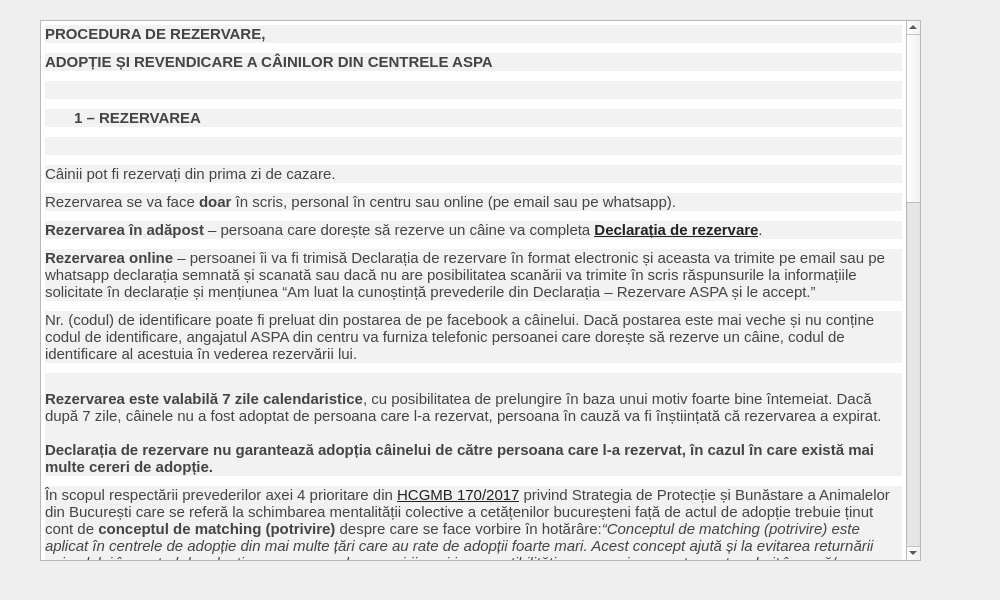
<?xml version="1.0" encoding="UTF-8"?>
<ui version="4.0">
 <class>AdoptareInfo</class>
 <widget class="QDialog" name="AdoptareInfo">
  <property name="geometry">
   <rect>
    <x>0</x>
    <y>0</y>
    <width>1000</width>
    <height>600</height>
   </rect>
  </property>
  <property name="windowTitle">
   <string>Dialog</string>
  </property>
  <property name="styleSheet">
   <string notr="true">#AdoptareInfo{

	border-image: url(:/img/istockphoto-1163775073-612x612.jpg);

}</string>
  </property>
  <widget class="QTextEdit" name="textEdit">
   <property name="geometry">
    <rect>
     <x>40</x>
     <y>20</y>
     <width>881</width>
     <height>541</height>
    </rect>
   </property>
   <property name="html">
    <string>&lt;!DOCTYPE HTML PUBLIC &quot;-//W3C//DTD HTML 4.0//EN&quot; &quot;http://www.w3.org/TR/REC-html40/strict.dtd&quot;&gt;
&lt;html&gt;&lt;head&gt;&lt;meta name=&quot;qrichtext&quot; content=&quot;1&quot; /&gt;&lt;meta charset=&quot;utf-8&quot; /&gt;&lt;style type=&quot;text/css&quot;&gt;
p, li { white-space: pre-wrap; }
&lt;/style&gt;&lt;/head&gt;&lt;body style=&quot; font-family:'Segoe UI'; font-size:9pt; font-weight:400; font-style:normal;&quot;&gt;
&lt;p style=&quot; margin-top:0px; margin-bottom:10px; margin-left:0px; margin-right:0px; -qt-block-indent:0; text-indent:0px; background-color:#f2f2f2;&quot;&gt;&lt;span style=&quot; font-family:'Merriweather'; font-size:15px; font-weight:700; color:#444444;&quot;&gt;PROCEDURA DE REZERVARE,&lt;/span&gt;&lt;/p&gt;
&lt;p style=&quot; margin-top:0px; margin-bottom:10px; margin-left:0px; margin-right:0px; -qt-block-indent:0; text-indent:0px; background-color:#f2f2f2;&quot;&gt;&lt;span style=&quot; font-family:'Merriweather'; font-size:15px; font-weight:700; color:#444444;&quot;&gt;ADOPȚIE ȘI REVENDICARE A CÂINILOR DIN CENTRELE ASPA&lt;/span&gt;&lt;/p&gt;
&lt;p style=&quot; margin-top:0px; margin-bottom:10px; margin-left:0px; margin-right:0px; -qt-block-indent:0; text-indent:0px; background-color:#f2f2f2;&quot;&gt;&lt;span style=&quot; font-family:'Merriweather'; font-size:15px; font-weight:700; color:#444444;&quot;&gt; &lt;/span&gt;&lt;/p&gt;
&lt;p style=&quot; margin-top:0px; margin-bottom:10px; margin-left:0px; margin-right:0px; -qt-block-indent:0; text-indent:0px; background-color:#f2f2f2;&quot;&gt;&lt;span style=&quot; font-family:'Merriweather'; font-size:15px; font-weight:700; color:#444444;&quot;&gt;       1 – REZERVAREA&lt;/span&gt;&lt;/p&gt;
&lt;p style=&quot; margin-top:0px; margin-bottom:10px; margin-left:0px; margin-right:0px; -qt-block-indent:0; text-indent:0px; background-color:#f2f2f2;&quot;&gt;&lt;span style=&quot; font-family:'Merriweather'; font-size:15px; color:#444444; background-color:#f2f2f2;&quot;&gt; &lt;/span&gt;&lt;/p&gt;
&lt;p style=&quot; margin-top:0px; margin-bottom:10px; margin-left:0px; margin-right:0px; -qt-block-indent:0; text-indent:0px; background-color:#f2f2f2;&quot;&gt;&lt;span style=&quot; font-family:'Merriweather'; font-size:15px; color:#444444; background-color:#f2f2f2;&quot;&gt;Câinii pot fi rezervați din prima zi de cazare.&lt;/span&gt;&lt;/p&gt;
&lt;p style=&quot; margin-top:0px; margin-bottom:10px; margin-left:0px; margin-right:0px; -qt-block-indent:0; text-indent:0px; background-color:#f2f2f2;&quot;&gt;&lt;span style=&quot; font-family:'Merriweather'; font-size:15px; color:#444444; background-color:#f2f2f2;&quot;&gt;Rezervarea se va face&lt;/span&gt;&lt;span style=&quot; font-family:'Merriweather'; font-size:15px; color:#444444;&quot;&gt; &lt;/span&gt;&lt;span style=&quot; font-family:'Merriweather'; font-size:15px; font-weight:700; color:#444444;&quot;&gt;doar&lt;/span&gt;&lt;span style=&quot; font-family:'Merriweather'; font-size:15px; color:#444444;&quot;&gt; în scris, personal în centru sau online (pe email sau pe whatsapp).&lt;/span&gt;&lt;/p&gt;
&lt;p style=&quot; margin-top:0px; margin-bottom:10px; margin-left:0px; margin-right:0px; -qt-block-indent:0; text-indent:0px; background-color:#f2f2f2;&quot;&gt;&lt;span style=&quot; font-family:'Merriweather'; font-size:15px; font-weight:700; color:#444444;&quot;&gt;Rezervarea în adăpost&lt;/span&gt;&lt;span style=&quot; font-family:'Merriweather'; font-size:15px; color:#444444;&quot;&gt; – persoana care dorește să rezerve un câine va completa &lt;/span&gt;&lt;a href=&quot;http://aspa.ro/wp-content/uploads/2020/08/Declaratie-Rezervare.pdf&quot;&gt;&lt;span style=&quot; font-family:'Merriweather'; font-size:15px; font-weight:700; text-decoration: underline; color:#222222; background-color:transparent;&quot;&gt;Declarația de rezervare&lt;/span&gt;&lt;/a&gt;&lt;span style=&quot; font-family:'Merriweather'; font-size:15px; color:#444444;&quot;&gt;.&lt;/span&gt;&lt;/p&gt;
&lt;p style=&quot; margin-top:0px; margin-bottom:10px; margin-left:0px; margin-right:0px; -qt-block-indent:0; text-indent:0px; background-color:#f2f2f2;&quot;&gt;&lt;span style=&quot; font-family:'Merriweather'; font-size:15px; font-weight:700; color:#444444;&quot;&gt;Rezervarea online&lt;/span&gt;&lt;span style=&quot; font-family:'Merriweather'; font-size:15px; color:#444444;&quot;&gt; – persoanei îi va fi trimisă Declarația de rezervare în format electronic și aceasta va trimite pe email sau pe whatsapp declarația semnată și scanată sau dacă nu are posibilitatea scanării va trimite în scris răspunsurile la informațiile solicitate în declarație și mențiunea “Am luat la cunoștință prevederile din Declarația – Rezervare ASPA și le accept.”&lt;/span&gt;&lt;/p&gt;
&lt;p style=&quot; margin-top:0px; margin-bottom:10px; margin-left:0px; margin-right:0px; -qt-block-indent:0; text-indent:0px; background-color:#f2f2f2;&quot;&gt;&lt;span style=&quot; font-family:'Merriweather'; font-size:15px; color:#444444; background-color:#f2f2f2;&quot;&gt;Nr. (codul) de identificare poate fi preluat din postarea de pe facebook a câinelui. Dacă postarea este mai veche și nu conține codul de identificare, angajatul ASPA din centru va furniza telefonic persoanei care dorește să rezerve un câine, codul de identificare al acestuia în vederea rezervării lui.&lt;/span&gt;&lt;/p&gt;
&lt;p style=&quot; margin-top:0px; margin-bottom:10px; margin-left:0px; margin-right:0px; -qt-block-indent:0; text-indent:0px; background-color:#f2f2f2;&quot;&gt;&lt;span style=&quot; font-family:'Merriweather'; font-size:15px; font-weight:700; color:#444444;&quot;&gt;&lt;br /&gt;Rezervarea este valabilă 7 zile calendaristice&lt;/span&gt;&lt;span style=&quot; font-family:'Merriweather'; font-size:15px; color:#444444;&quot;&gt;, cu posibilitatea de prelungire în baza unui motiv foarte bine întemeiat. Dacă după 7 zile, câinele nu a fost adoptat de persoana care l-a rezervat, persoana în cauză va fi înștiințată că rezervarea a expirat.&lt;br /&gt;&lt;/span&gt;&lt;span style=&quot; font-family:'Merriweather'; font-size:15px; font-weight:700; color:#444444;&quot;&gt;&lt;br /&gt;Declarația de rezervare nu garantează adopția câinelui de către persoana care l-a rezervat, în cazul în care există mai multe cereri de adopție.&lt;/span&gt;&lt;/p&gt;
&lt;p style=&quot; margin-top:0px; margin-bottom:10px; margin-left:0px; margin-right:0px; -qt-block-indent:0; text-indent:0px; background-color:#f2f2f2;&quot;&gt;&lt;span style=&quot; font-family:'Merriweather'; font-size:15px; color:#444444; background-color:#f2f2f2;&quot;&gt;În scopul respectării prevederilor axei 4 prioritare din&lt;/span&gt;&lt;span style=&quot; font-family:'Merriweather'; font-size:15px; color:#444444;&quot;&gt; &lt;/span&gt;&lt;a href=&quot;http://aspa.ro/wp-content/uploads/2019/11/AnexaHCGMB170_2017-1.pdf&quot;&gt;&lt;span style=&quot; font-family:'Merriweather'; font-size:15px; text-decoration: underline; color:#222222; background-color:transparent;&quot;&gt;HCGMB 170/2017&lt;/span&gt;&lt;/a&gt;&lt;span style=&quot; font-family:'Merriweather'; font-size:15px; color:#444444;&quot;&gt; privind Strategia de Protecție și Bunăstare a Animalelor din București care se referă la schimbarea mentalității colective a cetățenilor bucureșteni față de actul de adopție trebuie ținut cont de &lt;/span&gt;&lt;span style=&quot; font-family:'Merriweather'; font-size:15px; font-weight:700; color:#444444;&quot;&gt;conceptul de matching (potrivire) &lt;/span&gt;&lt;span style=&quot; font-family:'Merriweather'; font-size:15px; color:#444444;&quot;&gt;despre care se face vorbire în hotărâre:&lt;/span&gt;&lt;span style=&quot; font-family:'Merriweather'; font-size:15px; font-style:italic; color:#444444;&quot;&gt;“Conceptul de matching (potrivire) este aplicat în centrele de adopție din mai multe țări care au rate de adopții foarte mari. Acest concept ajută și la evitarea returnării animalului în centrul de adopție ca urmare a descoperirii unei incompatibilități sau a unui comportament nedorit în casă/apartament pentru evitarea fenomenelor frecvente de reabandon.”&lt;/span&gt;&lt;/p&gt;
&lt;p style=&quot; margin-top:0px; margin-bottom:10px; margin-left:0px; margin-right:0px; -qt-block-indent:0; text-indent:0px; background-color:#f2f2f2;&quot;&gt;&lt;span style=&quot; font-family:'Merriweather'; font-size:15px; color:#444444; background-color:#f2f2f2;&quot;&gt;Prin urmare, dacă pentru un câine există mai multe solicitări, vor putea fi preluate mai multe declarații de rezervări și va fi aplicat conceptul de matching (potrivire).&lt;/span&gt;&lt;/p&gt;
&lt;p style=&quot; margin-top:0px; margin-bottom:10px; margin-left:0px; margin-right:0px; -qt-block-indent:0; text-indent:0px; background-color:#f2f2f2;&quot;&gt;&lt;span style=&quot; font-family:'Merriweather'; font-size:15px; color:#444444; background-color:#f2f2f2;&quot;&gt;Asta înseamnă că potențialilor adoptatori li se vor cere informații suplimentare precum – poze de la locația în care va locui câinele, poze și informații cu celelalte animale ale familiei (dacă există), informații despre experiența adoptatorului cu câinii, motivul pentru care persoana în cauză își dorește să adopte câinele respectiv, ce va face cu câinele când va pleca în concedii, dacă este adoptatorul final sau intermediar și orice alte informații care ar putea ajuta la identificarea celui mai potrivit adoptator pentru câine. ASPA va decide ulterior ce persoană/familie va adopta câinele în funcție de răspunsurile la întrebările/informațiile solicitate, menționate mai sus.&lt;/span&gt;&lt;/p&gt;
&lt;p style=&quot; margin-top:0px; margin-bottom:10px; margin-left:0px; margin-right:0px; -qt-block-indent:0; text-indent:0px; background-color:#f2f2f2;&quot;&gt;&lt;span style=&quot; font-family:'Merriweather'; font-size:15px; font-weight:700; color:#444444;&quot;&gt;Dacă vor exista cereri de adopție finală și cereri pentru intermedierea unei adopții finale, prioritate vor avea cererile de adopție finală.&lt;/span&gt;&lt;/p&gt;
&lt;p style=&quot; margin-top:0px; margin-bottom:10px; margin-left:0px; margin-right:0px; -qt-block-indent:0; text-indent:0px; background-color:#f2f2f2;&quot;&gt;&lt;span style=&quot; font-family:'Merriweather'; font-size:15px; color:#444444; background-color:#f2f2f2;&quot;&gt; &lt;/span&gt;&lt;/p&gt;
&lt;p style=&quot; margin-top:0px; margin-bottom:10px; margin-left:0px; margin-right:0px; -qt-block-indent:0; text-indent:0px; background-color:#f2f2f2;&quot;&gt;&lt;span style=&quot; font-family:'Merriweather'; font-size:15px; font-weight:700; color:#444444;&quot;&gt;       2 – REVENDICAREA&lt;/span&gt;&lt;/p&gt;
&lt;p style=&quot; margin-top:0px; margin-bottom:10px; margin-left:0px; margin-right:0px; -qt-block-indent:0; text-indent:0px; background-color:#f2f2f2;&quot;&gt;&lt;span style=&quot; font-family:'Merriweather'; font-size:15px; color:#444444; background-color:#f2f2f2;&quot;&gt; &lt;/span&gt;&lt;/p&gt;
&lt;p style=&quot; margin-top:0px; margin-bottom:10px; margin-left:0px; margin-right:0px; -qt-block-indent:0; text-indent:0px; background-color:#f2f2f2;&quot;&gt;&lt;span style=&quot; font-family:'Merriweather'; font-size:15px; color:#444444; background-color:#f2f2f2;&quot;&gt;Din bazele ASPA pot fi revendicați doar câinii microcipați și înregistrați în RECS.&lt;/span&gt;&lt;span style=&quot; font-family:'Merriweather'; font-size:15px; color:#444444;&quot;&gt;&lt;br /&gt;&lt;/span&gt;&lt;a href=&quot;http://legislatie.just.ro/Public/DetaliiDocument/32682&quot;&gt;&lt;span style=&quot; font-family:'Merriweather'; font-size:15px; text-decoration: underline; color:#222222; background-color:transparent;&quot;&gt;OUG 155/2001&lt;/span&gt;&lt;/a&gt;&lt;span style=&quot; font-family:'Merriweather'; font-size:15px; color:#444444;&quot;&gt; și &lt;/span&gt;&lt;a href=&quot;http://legislatie.just.ro/Public/DetaliiDocument/154054&quot;&gt;&lt;span style=&quot; font-family:'Merriweather'; font-size:15px; text-decoration: underline; color:#222222; background-color:transparent;&quot;&gt;HG 1059/2013&lt;/span&gt;&lt;/a&gt;&lt;span style=&quot; font-family:'Merriweather'; font-size:15px; color:#444444;&quot;&gt; nu specifică un document anume pentru revendicare, însă acest proces presupune înapoierea câinilor proprietarilor care fac dovada proprietații prin cartea de identitate ale căror date trebuie să coincidă cu datele înregistrate în RECS.&lt;/span&gt;&lt;/p&gt;
&lt;p style=&quot; margin-top:0px; margin-bottom:10px; margin-left:0px; margin-right:0px; -qt-block-indent:0; text-indent:0px; background-color:#f2f2f2;&quot;&gt;&lt;span style=&quot; font-family:'Merriweather'; font-size:15px; color:#444444; background-color:#f2f2f2;&quot;&gt;Pentru revendincare, proprietarul va semna&lt;/span&gt;&lt;span style=&quot; font-family:'Merriweather'; font-size:15px; color:#444444;&quot;&gt; &lt;/span&gt;&lt;a href=&quot;http://aspa.ro/wp-content/uploads/2020/08/Formulare-adoptie-revendicare.pdf&quot;&gt;&lt;span style=&quot; font-family:'Merriweather'; font-size:15px; text-decoration: underline; color:#222222; background-color:transparent;&quot;&gt;Formularul de adopție/revendicare&lt;/span&gt;&lt;/a&gt;&lt;span style=&quot; font-family:'Merriweather'; font-size:15px; color:#444444;&quot;&gt; prevăzut de legislația în vigoare și &lt;/span&gt;&lt;a href=&quot;http://aspa.ro/wp-content/uploads/2020/08/Consimtamant-GDPR.pdf&quot;&gt;&lt;span style=&quot; font-family:'Merriweather'; font-size:15px; text-decoration: underline; color:#222222; background-color:transparent;&quot;&gt;Consimțământul pentru protecția datelor personale&lt;/span&gt;&lt;/a&gt;&lt;span style=&quot; font-family:'Merriweather'; font-size:15px; color:#444444;&quot;&gt;.&lt;/span&gt;&lt;/p&gt;
&lt;p style=&quot; margin-top:0px; margin-bottom:10px; margin-left:0px; margin-right:0px; -qt-block-indent:0; text-indent:0px; background-color:#f2f2f2;&quot;&gt;&lt;span style=&quot; font-family:'Merriweather'; font-size:15px; color:#444444; background-color:#f2f2f2;&quot;&gt;Potrivit HG 1059/2013, în cazul în care un câine este identificat cu microcip înregistrat în RECS, angajatul din baza ASPA va contacta proprietarul câinelui în maximum 24 de ore de la intrarea câinelui în adăpost, “&lt;/span&gt;&lt;span style=&quot; font-family:'Merriweather'; font-size:15px; font-style:italic; color:#444444;&quot;&gt;prin telefon, e-mail sau prin alte mijloace în baza datelor înregistrate în RECS”,&lt;/span&gt;&lt;span style=&quot; font-family:'Merriweather'; font-size:15px; color:#444444;&quot;&gt; pentru a-l informa de modalitatea de revendicare de la ASPA.&lt;/span&gt;&lt;/p&gt;
&lt;p style=&quot; margin-top:0px; margin-bottom:10px; margin-left:0px; margin-right:0px; -qt-block-indent:0; text-indent:0px; background-color:#f2f2f2;&quot;&gt;&lt;span style=&quot; font-family:'Merriweather'; font-size:15px; color:#444444; background-color:#f2f2f2;&quot;&gt;Potrivit Ord. ANSVSA  nr. 1 din 7 ianuarie 2014 actualizat în 2019, art. 11 dacă microcipul nu este înregistrat în RECS, ASPA are obligația de a informa CMV și ANSVSA.&lt;/span&gt;&lt;/p&gt;
&lt;p style=&quot; margin-top:0px; margin-bottom:10px; margin-left:0px; margin-right:0px; -qt-block-indent:0; text-indent:0px; background-color:#f2f2f2;&quot;&gt;&lt;span style=&quot; font-family:'Merriweather'; font-size:15px; color:#444444; background-color:#f2f2f2;&quot;&gt;Potrivit legii, câinii pot fi revendicați&lt;/span&gt;&lt;span style=&quot; font-family:'Merriweather'; font-size:15px; color:#444444;&quot;&gt; &lt;/span&gt;&lt;span style=&quot; font-family:'Merriweather'; font-size:15px; font-weight:700; color:#444444;&quot;&gt;doar&lt;/span&gt;&lt;span style=&quot; font-family:'Merriweather'; font-size:15px; color:#444444;&quot;&gt; după ce aceștia au fost consultați de medicul veterinar, sterilizați, vaccinați antirabic și deparazitați. Puii, adulții cu probleme de sănătate, câinii seniori, câinii utilitari și cei cu pedigree pot fi revendicați fără a fi sterilizați.&lt;/span&gt;&lt;/p&gt;
&lt;p style=&quot; margin-top:0px; margin-bottom:10px; margin-left:0px; margin-right:0px; -qt-block-indent:0; text-indent:0px; background-color:#f2f2f2;&quot;&gt;&lt;span style=&quot; font-family:'Merriweather'; font-size:15px; color:#444444; background-color:#f2f2f2;&quot;&gt;Potrivit HG 1059/2013, art. 20&lt;/span&gt;&lt;span style=&quot; font-family:'Merriweather'; font-size:15px; color:#444444;&quot;&gt; &lt;/span&gt;&lt;span style=&quot; font-family:'Merriweather'; font-size:15px; font-style:italic; color:#444444;&quot;&gt;“în vederea recuperării câinilor revendicaţi, proprietarii vor achita contravaloarea sumelor cheltuite pe perioada staţionării acestora în adăpost, în cuantumul stabilit prin hotărârea consiliului local, respectiv prin Hotărârea Consiliului General al Municipiului Bucureşti”&lt;/span&gt;&lt;span style=&quot; font-family:'Merriweather'; font-size:15px; color:#444444;&quot;&gt;. Ținând cont de faptul că nu există o astfel de hotărâre a CGMB după anul 2013 care să stabilească sumele ce trebuie achitate, revendicarea câinilor se va face cu titlu gratuit, contravaloarea cheltuielilor pentru perioada staţionării acestora în adăpost fiind suportată de către ASPA.&lt;/span&gt;&lt;/p&gt;
&lt;p style=&quot; margin-top:0px; margin-bottom:10px; margin-left:0px; margin-right:0px; -qt-block-indent:0; text-indent:0px; background-color:#f2f2f2;&quot;&gt;&lt;span style=&quot; font-family:'Merriweather'; font-size:15px; color:#444444; background-color:#f2f2f2;&quot;&gt; &lt;/span&gt;&lt;/p&gt;
&lt;p style=&quot; margin-top:0px; margin-bottom:10px; margin-left:0px; margin-right:0px; -qt-block-indent:0; text-indent:0px; background-color:#f2f2f2;&quot;&gt;&lt;span style=&quot; font-family:'Merriweather'; font-size:15px; color:#444444; background-color:#f2f2f2;&quot;&gt;Câinii ai căror proprietari nu s-au prezentat ȋn vederea revendicării în termenul legal de 7 zile lucrătoare, vor deveni disponibili pentru adopție începând cu a 8-a zi lucrătoare.&lt;/span&gt;&lt;span style=&quot; font-family:'Merriweather'; font-size:15px; color:#444444;&quot;&gt;&lt;br /&gt;Dacă proprietarul de drept dorește să revendice câinele după cele 7 zile lucrătoare iar câinele a fost între timp rezervat pentru adopție, potrivit art. 21 HG 1059/2013 revendicarea are prioritate în fața cererii de adopție.&lt;br /&gt;Dacă patrupedul prezintă semne că nu a fost bine îngrijit de proprietar (are răni, este slab, are afecțiuni, stare de sănătate precară), personalul ASPA va notifica în scris Serviciul Poliția Animalelor din cadrul DGPLCMB sau poliția națională și va menține câinele în adăpost până la soluționarea cazului.&lt;/span&gt;&lt;/p&gt;
&lt;p style=&quot; margin-top:0px; margin-bottom:10px; margin-left:0px; margin-right:0px; -qt-block-indent:0; text-indent:0px; background-color:#f2f2f2;&quot;&gt;&lt;span style=&quot; font-family:'Merriweather'; font-size:15px; color:#444444; background-color:#f2f2f2;&quot;&gt; &lt;/span&gt;&lt;/p&gt;
&lt;p style=&quot; margin-top:0px; margin-bottom:10px; margin-left:0px; margin-right:0px; -qt-block-indent:0; text-indent:0px; background-color:#f2f2f2;&quot;&gt;&lt;span style=&quot; font-family:'Merriweather'; font-size:15px; font-weight:700; color:#444444;&quot;&gt;       3 – ADOPȚIA&lt;/span&gt;&lt;/p&gt;
&lt;p style=&quot; margin-top:0px; margin-bottom:10px; margin-left:0px; margin-right:0px; -qt-block-indent:0; text-indent:0px; background-color:#f2f2f2;&quot;&gt;&lt;span style=&quot; font-family:'Merriweather'; font-size:15px; color:#444444; background-color:#f2f2f2;&quot;&gt; &lt;/span&gt;&lt;/p&gt;
&lt;p style=&quot; margin-top:0px; margin-bottom:10px; margin-left:0px; margin-right:0px; -qt-block-indent:0; text-indent:0px; background-color:#f2f2f2;&quot;&gt;&lt;span style=&quot; font-family:'Merriweather'; font-size:15px; color:#444444; background-color:#f2f2f2;&quot;&gt;Câinii neidentificați prin microcip și neînregistrați în RECS sunt considerați câini fără stăpân conform ord. ANSVSA nr.1/2014 art. 4 alin (2).&lt;/span&gt;&lt;/p&gt;
&lt;p style=&quot; margin-top:0px; margin-bottom:10px; margin-left:0px; margin-right:0px; -qt-block-indent:0; text-indent:0px; background-color:#f2f2f2;&quot;&gt;&lt;span style=&quot; font-family:'Merriweather'; font-size:15px; color:#444444; background-color:#f2f2f2;&quot;&gt;Potrivit&lt;/span&gt;&lt;span style=&quot; font-family:'Merriweather'; font-size:15px; color:#444444;&quot;&gt; &lt;/span&gt;&lt;a href=&quot;http://legislatie.just.ro/Public/DetaliiDocument/154054&quot;&gt;&lt;span style=&quot; font-family:'Merriweather'; font-size:15px; text-decoration: underline; color:#222222; background-color:transparent;&quot;&gt;HG 1059/2013&lt;/span&gt;&lt;/a&gt;&lt;span style=&quot; font-family:'Merriweather'; font-size:15px; color:#444444;&quot;&gt;, &lt;/span&gt;&lt;span style=&quot; font-family:'Merriweather'; font-size:15px; font-weight:700; color:#444444;&quot;&gt;adopția este gratuită&lt;/span&gt;&lt;span style=&quot; font-family:'Merriweather'; font-size:15px; color:#444444;&quot;&gt; și câinii pot fi adoptați &lt;/span&gt;&lt;span style=&quot; font-family:'Merriweather'; font-size:15px; font-weight:700; color:#444444;&quot;&gt;doar&lt;/span&gt;&lt;span style=&quot; font-family:'Merriweather'; font-size:15px; color:#444444;&quot;&gt; după ce au fost consultați de medicul veterinar, microcipați, sterilizați, vaccinați antirabic și deparazitați. Puii, adulții cu probleme de sănătate, câinii seniori, câinii utilitari și cei cu pedigree, cu mențiunea motivului în carnetul de sănătate și în Fișa medicală a câinelui.&lt;/span&gt;&lt;/p&gt;
&lt;p style=&quot; margin-top:0px; margin-bottom:10px; margin-left:0px; margin-right:0px; -qt-block-indent:0; text-indent:0px; background-color:#f2f2f2;&quot;&gt;&lt;span style=&quot; font-family:'Merriweather'; font-size:15px; color:#444444; background-color:#f2f2f2;&quot;&gt;Adoptatorul va semna&lt;/span&gt;&lt;span style=&quot; font-family:'Merriweather'; font-size:15px; color:#444444;&quot;&gt; &lt;/span&gt;&lt;a href=&quot;http://aspa.ro/wp-content/uploads/2020/08/Formulare-adoptie-revendicare.pdf&quot;&gt;&lt;span style=&quot; font-family:'Merriweather'; font-size:15px; text-decoration: underline; color:#222222; background-color:transparent;&quot;&gt;Formularul de adopție/revendicare&lt;/span&gt;&lt;/a&gt;&lt;span style=&quot; font-family:'Merriweather'; font-size:15px; color:#444444;&quot;&gt; prevăzut de legislația în vigoare și &lt;/span&gt;&lt;a href=&quot;http://aspa.ro/wp-content/uploads/2020/08/Consimtamant-GDPR.pdf&quot;&gt;&lt;span style=&quot; font-family:'Merriweather'; font-size:15px; text-decoration: underline; color:#222222; background-color:transparent;&quot;&gt;Consimțământul pentru protecția datelor personale&lt;/span&gt;&lt;/a&gt;&lt;span style=&quot; font-family:'Merriweather'; font-size:15px; color:#444444;&quot;&gt;.&lt;/span&gt;&lt;/p&gt;
&lt;p style=&quot; margin-top:0px; margin-bottom:10px; margin-left:0px; margin-right:0px; -qt-block-indent:0; text-indent:0px; background-color:#f2f2f2;&quot;&gt;&lt;span style=&quot; font-family:'Merriweather'; font-size:15px; color:#444444; background-color:#f2f2f2;&quot;&gt;Adopția câinilor poate fi făcută atât de persoane fizice cât și de persoane juridice.&lt;/span&gt;&lt;/p&gt;
&lt;p style=&quot; margin-top:0px; margin-bottom:10px; margin-left:0px; margin-right:0px; -qt-block-indent:0; text-indent:0px; background-color:#f2f2f2;&quot;&gt;&lt;span style=&quot; font-family:'Merriweather'; font-size:15px; color:#444444; background-color:#f2f2f2;&quot;&gt;Potrivit&lt;/span&gt;&lt;span style=&quot; font-family:'Merriweather'; font-size:15px; color:#444444;&quot;&gt; &lt;/span&gt;&lt;a href=&quot;http://legislatie.just.ro/Public/DetaliiDocument/32682&quot;&gt;&lt;span style=&quot; font-family:'Merriweather'; font-size:15px; text-decoration: underline; color:#222222; background-color:transparent;&quot;&gt;OUG 155/2001 art. 8&lt;/span&gt;&lt;/a&gt;&lt;span style=&quot; font-family:'Merriweather'; font-size:15px; color:#444444;&quot;&gt;, adopția câinilor din centrele ASPA de către persoane fizice (vârsta peste 18 ani) se realizează cu prezentarea următoarelor documente:&lt;/span&gt;&lt;/p&gt;
&lt;ul style=&quot;margin-top: 0px; margin-bottom: 0px; margin-left: 0px; margin-right: 0px; -qt-list-indent: 1;&quot;&gt;&lt;li style=&quot; font-family:'Merriweather'; font-size:15px; color:#444444; background-color:#f2f2f2;&quot; style=&quot; margin-top:0px; margin-bottom:0px; margin-left:0px; margin-right:0px; -qt-block-indent:0; text-indent:0px;&quot;&gt;&lt;span style=&quot; font-size:15px;&quot;&gt;copia dovezii spațiului din care să rezulte condițiile corespunzătoare de creștere și adăpostire a câinilor (exemplu: contractul casei, contractul unui teren etc.);&lt;/span&gt;&lt;/li&gt;
&lt;li style=&quot; font-family:'Merriweather'; font-size:15px; color:#444444; background-color:#f2f2f2;&quot; style=&quot; margin-top:0px; margin-bottom:0px; margin-left:0px; margin-right:0px; -qt-block-indent:0; text-indent:0px;&quot;&gt;&lt;span style=&quot; font-size:15px;&quot;&gt;copia dovezii resurselor materiale pentru creșterea și întreținerea câinilor (exemplu: adeverință venit, extras de cont bancar, fluturaș salariu, talon pensie, etc.);&lt;/span&gt;&lt;/li&gt;
&lt;li style=&quot; font-family:'Merriweather'; font-size:15px; color:#444444; background-color:#f2f2f2;&quot; style=&quot; margin-top:0px; margin-bottom:0px; margin-left:0px; margin-right:0px; -qt-block-indent:0; text-indent:0px;&quot;&gt;&lt;span style=&quot; font-size:15px;&quot;&gt;copia CI;&lt;/span&gt;&lt;/li&gt;
&lt;li style=&quot; font-family:'Merriweather'; font-size:15px; color:#444444; background-color:#f2f2f2;&quot; style=&quot; margin-top:0px; margin-bottom:10px; margin-left:0px; margin-right:0px; -qt-block-indent:0; text-indent:0px;&quot;&gt;&lt;span style=&quot; font-size:15px;&quot;&gt;acordul asociației de proprietari sau, după caz, a vecinilor, în cazul adoptării a mai mult de 2 câini (valabil pentru persoanele care locuiesc la bloc).&lt;/span&gt;&lt;/li&gt;&lt;/ul&gt;
&lt;p style=&quot; margin-top:0px; margin-bottom:10px; margin-left:0px; margin-right:0px; -qt-block-indent:0; text-indent:0px; background-color:#f2f2f2;&quot;&gt;&lt;span style=&quot; font-family:'Merriweather'; font-size:15px; color:#444444; background-color:#f2f2f2;&quot;&gt; &lt;/span&gt;&lt;/p&gt;
&lt;p style=&quot; margin-top:0px; margin-bottom:10px; margin-left:0px; margin-right:0px; -qt-block-indent:0; text-indent:0px; background-color:#f2f2f2;&quot;&gt;&lt;span style=&quot; font-family:'Merriweather'; font-size:15px; color:#444444; background-color:#f2f2f2;&quot;&gt;Persoanele fizice (vârsta peste 18 ani) care adoptă în numele unei terțe persoane trebuie să prezinte:&lt;/span&gt;&lt;/p&gt;
&lt;p style=&quot; margin-top:0px; margin-bottom:10px; margin-left:0px; margin-right:0px; -qt-block-indent:0; text-indent:0px; background-color:#f2f2f2;&quot;&gt;&lt;span style=&quot; font-family:'Merriweather'; font-size:15px; color:#444444; background-color:#f2f2f2;&quot;&gt; &lt;/span&gt;&lt;/p&gt;
&lt;ul style=&quot;margin-top: 0px; margin-bottom: 0px; margin-left: 0px; margin-right: 0px; -qt-list-indent: 1;&quot;&gt;&lt;li style=&quot; font-family:'Merriweather'; font-size:15px; color:#444444; background-color:#f2f2f2;&quot; style=&quot; margin-top:0px; margin-bottom:0px; margin-left:0px; margin-right:0px; -qt-block-indent:0; text-indent:0px;&quot;&gt;&lt;span style=&quot; font-size:15px;&quot;&gt;copia împuternicirii notariale de semnătură;&lt;/span&gt;&lt;/li&gt;
&lt;li style=&quot; font-family:'Merriweather'; font-size:15px; color:#444444; background-color:#f2f2f2;&quot; style=&quot; margin-top:0px; margin-bottom:0px; margin-left:0px; margin-right:0px; -qt-block-indent:0; text-indent:0px;&quot;&gt;&lt;span style=&quot; font-size:15px;&quot;&gt;copia dovezii spațiului terței persoane din care să rezulte condițiile corespunzătoare de creștere și adăpostire a câinilor (exemplu: contractul casei, contractul unui teren etc.);&lt;/span&gt;&lt;/li&gt;
&lt;li style=&quot; font-family:'Merriweather'; font-size:15px; color:#444444; background-color:#f2f2f2;&quot; style=&quot; margin-top:0px; margin-bottom:0px; margin-left:0px; margin-right:0px; -qt-block-indent:0; text-indent:0px;&quot;&gt;&lt;span style=&quot; font-size:15px;&quot;&gt;copia dovezii resurselor materiale terței persoane pentru creșterea și întreținerea câinilor (exemplu: adeverință venit, extras de cont bancar, fluturaș salariu, talon pensie, etc.);&lt;/span&gt;&lt;/li&gt;
&lt;li style=&quot; font-family:'Merriweather'; font-size:15px; color:#444444; background-color:#f2f2f2;&quot; style=&quot; margin-top:0px; margin-bottom:0px; margin-left:0px; margin-right:0px; -qt-block-indent:0; text-indent:0px;&quot;&gt;&lt;span style=&quot; font-size:15px;&quot;&gt;copia CI a terței persoane;&lt;/span&gt;&lt;/li&gt;
&lt;li style=&quot; font-family:'Merriweather'; font-size:15px; color:#444444; background-color:#f2f2f2;&quot; style=&quot; margin-top:0px; margin-bottom:10px; margin-left:0px; margin-right:0px; -qt-block-indent:0; text-indent:0px;&quot;&gt;&lt;span style=&quot; font-size:15px;&quot;&gt;copia CI a persoanei împuternicite;&lt;/span&gt;&lt;/li&gt;&lt;/ul&gt;
&lt;p style=&quot; margin-top:0px; margin-bottom:10px; margin-left:0px; margin-right:0px; -qt-block-indent:0; text-indent:0px; background-color:#f2f2f2;&quot;&gt;&lt;span style=&quot; font-family:'Merriweather'; font-size:15px; color:#444444; background-color:#f2f2f2;&quot;&gt; &lt;/span&gt;&lt;/p&gt;
&lt;p style=&quot; margin-top:0px; margin-bottom:10px; margin-left:0px; margin-right:0px; -qt-block-indent:0; text-indent:0px; background-color:#f2f2f2;&quot;&gt;&lt;span style=&quot; font-family:'Merriweather'; font-size:15px; color:#444444; background-color:#f2f2f2;&quot;&gt;Adopția de către ONG-uri și alte persoane juridice se realizează cu prezentarea următoarelor documente:&lt;/span&gt;&lt;/p&gt;
&lt;p style=&quot; margin-top:0px; margin-bottom:10px; margin-left:0px; margin-right:0px; -qt-block-indent:0; text-indent:0px; background-color:#f2f2f2;&quot;&gt;&lt;span style=&quot; font-family:'Merriweather'; font-size:15px; color:#444444; background-color:#f2f2f2;&quot;&gt; &lt;/span&gt;&lt;/p&gt;
&lt;ul style=&quot;margin-top: 0px; margin-bottom: 0px; margin-left: 0px; margin-right: 0px; -qt-list-indent: 1;&quot;&gt;&lt;li style=&quot; font-family:'Merriweather'; font-size:15px; color:#444444; background-color:#f2f2f2;&quot; style=&quot; margin-top:0px; margin-bottom:0px; margin-left:0px; margin-right:0px; -qt-block-indent:0; text-indent:0px;&quot;&gt;&lt;span style=&quot; font-size:15px;&quot;&gt;dovada spațiului din care să rezulte condițiile corespunzătoare de creștere și adăpostire a câinilor (exemplu: contractul unui teren, contract de închiriere, copia autorizării adăpostului – dacă este cazul etc.);&lt;/span&gt;&lt;/li&gt;
&lt;li style=&quot; font-family:'Merriweather'; font-size:15px; color:#444444; background-color:#f2f2f2;&quot; style=&quot; margin-top:0px; margin-bottom:0px; margin-left:0px; margin-right:0px; -qt-block-indent:0; text-indent:0px;&quot;&gt;&lt;span style=&quot; font-size:15px;&quot;&gt;copia CUI&lt;/span&gt;&lt;/li&gt;
&lt;li style=&quot; font-family:'Merriweather'; font-size:15px; color:#444444; background-color:#f2f2f2;&quot; style=&quot; margin-top:0px; margin-bottom:10px; margin-left:0px; margin-right:0px; -qt-block-indent:0; text-indent:0px;&quot;&gt;&lt;span style=&quot; font-size:15px;&quot;&gt;delegație pe numele persoanei care realizează adopția (administratorul poate adopta fără delegație dacă prezintă prima pagină a Actului Constitutiv)&lt;/span&gt;&lt;/li&gt;&lt;/ul&gt;
&lt;p style=&quot; margin-top:0px; margin-bottom:10px; margin-left:0px; margin-right:0px; -qt-block-indent:0; text-indent:0px; background-color:#f2f2f2;&quot;&gt;&lt;span style=&quot; font-family:'Merriweather'; font-size:15px; color:#444444; background-color:#f2f2f2;&quot;&gt; &lt;/span&gt;&lt;/p&gt;
&lt;p style=&quot; margin-top:0px; margin-bottom:10px; margin-left:0px; margin-right:0px; -qt-block-indent:0; text-indent:0px; background-color:#f2f2f2;&quot;&gt;&lt;span style=&quot; font-family:'Merriweather'; font-size:15px; color:#444444; background-color:#f2f2f2;&quot;&gt;Asociațiile și fundațiile pentru protecția animalelor, precum și persoanele fizice și juridice cu sediul sau domiciliul în străinătate pot adopta în urma prezentării documentelor (traduse) menționate mai sus, fiind exceptate doar de la obligația prezentării acordului vecinilor.&lt;/span&gt;&lt;/p&gt;
&lt;p style=&quot; margin-top:0px; margin-bottom:10px; margin-left:0px; margin-right:0px; -qt-block-indent:0; text-indent:0px; background-color:#f2f2f2;&quot;&gt;&lt;span style=&quot; font-family:'Merriweather'; font-size:15px; font-weight:700; color:#444444;&quot;&gt;Adopția în adăposturi&lt;/span&gt;&lt;/p&gt;
&lt;p style=&quot; margin-top:0px; margin-bottom:10px; margin-left:0px; margin-right:0px; -qt-block-indent:0; text-indent:0px; background-color:#f2f2f2;&quot;&gt;&lt;span style=&quot; font-family:'Merriweather'; font-size:15px; color:#444444; background-color:#f2f2f2;&quot;&gt;În vederea adopției, vizitatorii se vor deplasa în halele/padocurile de cazare însoțiți de către un angajat ASPA care le va oferi informații acestora despre câinii aflați în bază. În urma consilierii cu angajații ASPA, vizitatorii vor putea interacționa în spațiile amenajate din incinta adăposturilor cu câinii doriți pentru a vedea dacă există potrivire între câine și potențialul&lt;/span&gt;&lt;/p&gt;
&lt;p style=&quot; margin-top:0px; margin-bottom:10px; margin-left:0px; margin-right:0px; -qt-block-indent:0; text-indent:0px; background-color:#f2f2f2;&quot;&gt;&lt;span style=&quot; font-family:'Merriweather'; font-size:15px; color:#444444; background-color:#f2f2f2;&quot;&gt;adoptator. Ulterior, vizitatorii vor fi conduși la biroul adopții în vederea întocmirii documentelor de adopție. Câinii care sunt sterilizați pot fi adoptați în ziua vizitei. Câinii nesterilizați vor fi rezervați de vizitator și adoptați la o dată ulterioară (după sterilizare), comunicată de angajatul ASPA.&lt;/span&gt;&lt;/p&gt;
&lt;p style=&quot; margin-top:0px; margin-bottom:10px; margin-left:0px; margin-right:0px; -qt-block-indent:0; text-indent:0px; background-color:#f2f2f2;&quot;&gt;&lt;span style=&quot; font-family:'Merriweather'; font-size:15px; font-weight:700; color:#444444;&quot;&gt;&lt;br /&gt;Adopția ONLINE&lt;/span&gt;&lt;/p&gt;
&lt;p style=&quot; margin-top:0px; margin-bottom:10px; margin-left:0px; margin-right:0px; -qt-block-indent:0; text-indent:0px; background-color:#f2f2f2;&quot;&gt;&lt;span style=&quot; font-family:'Merriweather'; font-size:15px; color:#444444; background-color:#f2f2f2;&quot;&gt;În cazul în care o persoană nu poate ajunge la unul dintre adăposturile ASPA din motive bine întemeiate, persoana în cauză poate adopta online.&lt;/span&gt;&lt;/p&gt;
&lt;p style=&quot; margin-top:0px; margin-bottom:10px; margin-left:0px; margin-right:0px; -qt-block-indent:0; text-indent:0px; background-color:#f2f2f2;&quot;&gt;&lt;span style=&quot; font-family:'Merriweather'; font-size:15px; color:#444444; background-color:#f2f2f2;&quot;&gt;Detalii:&lt;/span&gt;&lt;/p&gt;
&lt;ol style=&quot;margin-top: 0px; margin-bottom: 0px; margin-left: 0px; margin-right: 0px; -qt-list-indent: 1;&quot;&gt;&lt;li style=&quot; font-family:'Merriweather'; font-size:15px; color:#444444; background-color:#f2f2f2;&quot; style=&quot; margin-top:0px; margin-bottom:0px; margin-left:0px; margin-right:0px; -qt-block-indent:0; text-indent:0px;&quot;&gt;&lt;span style=&quot; font-size:15px;&quot;&gt;Adoptatorul sună în baze și solicită informații și poze/filmări suplimentare cu un câine ales de pe facebook. Totodată angajații ASPA din baze pot avea propuneri, trimițându-i adoptatorului poze și informații despre anumiți câini care să se potrivească “cerințelor” lui;&lt;br /&gt;2. Adoptatorul trimite actele necesare adopției pe adresa de email sau pe Whatsappul adăpostului. Angajații ASPA din baze le printează și întocmesc formularul de adopție (în dublu exemplar, câte unul pentru fiecare parte) și dosarul de adopție.&lt;/span&gt;&lt;/li&gt;
&lt;li style=&quot; font-family:'Merriweather'; font-size:15px; color:#444444; background-color:#f2f2f2;&quot; style=&quot; margin-top:0px; margin-bottom:0px; margin-left:0px; margin-right:0px; -qt-block-indent:0; text-indent:0px;&quot;&gt;&lt;span style=&quot; font-size:15px;&quot;&gt;Un echipaj ASPA va duce adoptatorului câinele acasă gratuit (în București) împreună cu formularele de adopție (semnate de reprez. ASPA din baze), consimțământul GDPR și carnetul de sănătate al câinelui.&lt;/span&gt;&lt;/li&gt;
&lt;li style=&quot; font-family:'Merriweather'; font-size:15px; color:#444444; background-color:#f2f2f2;&quot; style=&quot; margin-top:0px; margin-bottom:10px; margin-left:0px; margin-right:0px; -qt-block-indent:0; text-indent:0px;&quot;&gt;&lt;span style=&quot; font-size:15px;&quot;&gt;Actele sunt semnate de adoptator iar echipajul ASPA le va duce ulterior în baza de unde a fost adoptat câinele pentru a fi atașate la dosar.&lt;br /&gt;&lt;/span&gt;&lt;span style=&quot; font-size:15px; font-weight:700; font-style:italic;&quot;&gt;Adopțiile ONLINE se vor derula în limita resurselor disponibile (umane și financiare).&lt;/span&gt;&lt;/li&gt;&lt;/ol&gt;
&lt;p style=&quot; margin-top:0px; margin-bottom:10px; margin-left:0px; margin-right:0px; -qt-block-indent:0; text-indent:0px; background-color:#f2f2f2;&quot;&gt;&lt;span style=&quot; font-family:'Merriweather'; font-size:15px; color:#444444; background-color:#f2f2f2;&quot;&gt; &lt;/span&gt;&lt;/p&gt;&lt;/body&gt;&lt;/html&gt;</string>
   </property>
  </widget>
 </widget>
 <resources/>
 <connections/>
</ui>
